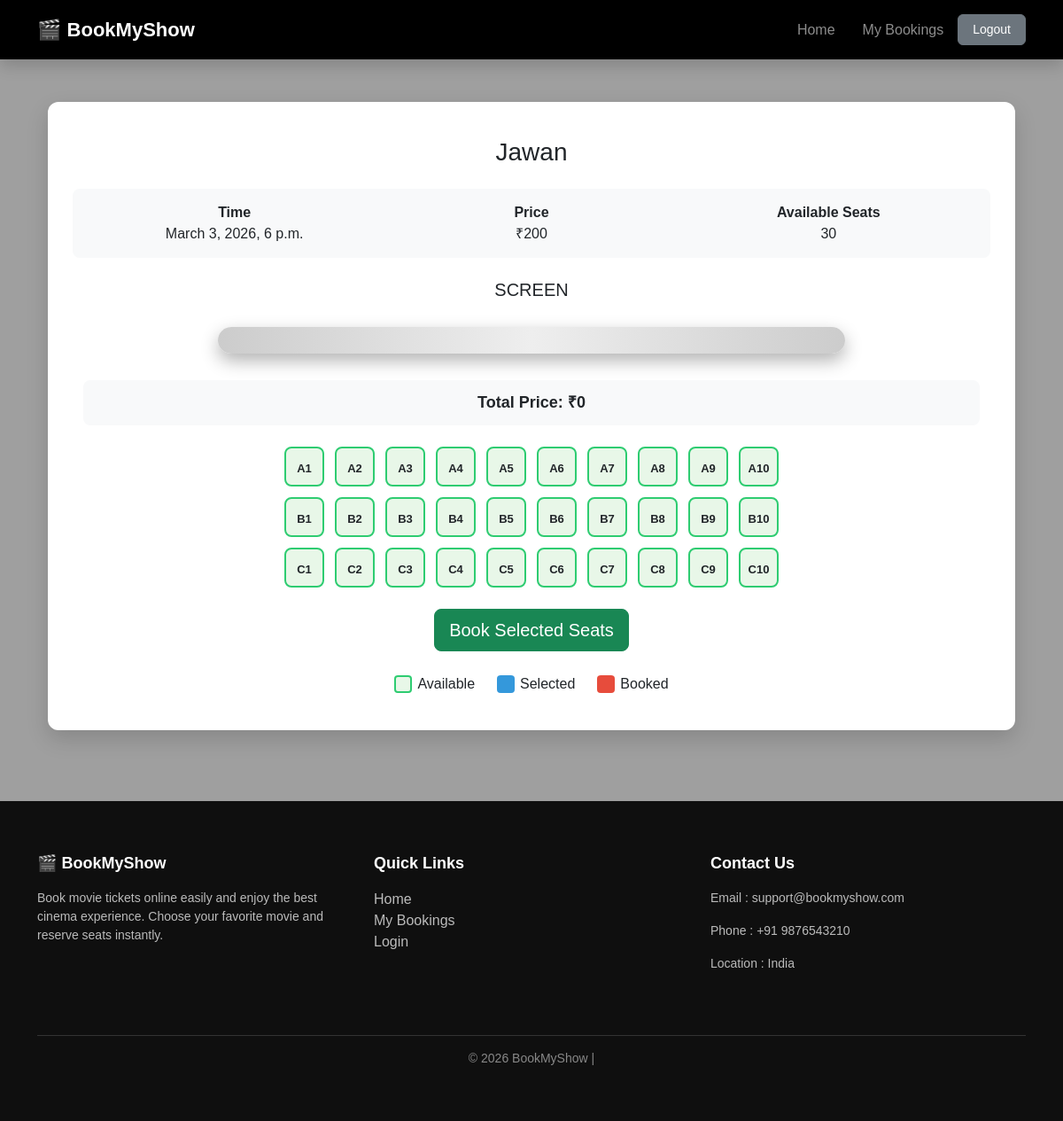
Page /show/9/ (signed in) on the committed database.
### myapp/models.py (models this page shows, shortened)
class Show(models.Model):
    movie = models.ForeignKey(Movie, on_delete=models.CASCADE)
    show_time = models.DateTimeField()
    price = models.IntegerField( )
    total_seats = models.IntegerField()

class Movie(models.Model):
    title = models.CharField(max_length=200)
    description = models.TextField()
    duration = models.IntegerField()
    release_date = models.DateField()
    image = models.ImageField(upload_to='movies/', null=True, blank=True)

class Seat(models.Model):
    show = models.ForeignKey(Show, on_delete=models.CASCADE)
    seat_number = models.CharField(max_length=10)
    is_booked = models.BooleanField(default=False)

### myapp/views.py (the view, shortened to what this page needs)
# urls.py: path('show/<int:show_id>/', views.show_detail, name='show_detail'),
@login_required(login_url="login")
def show_detail(request, show_id):
    show = get_object_or_404(Show, id=show_id)
    available_seats = Seat.objects.filter(show=show, is_booked=False).count()
    seats = Seat.objects.filter(show=show)
    return render(request, "myapp/show_detail.html", {
        "show": show,
        "available_seats": available_seats,
        "seats": seats
    })

### myapp/templates/myapp/show_detail.html (shortened to what this page needs)
{% extends 'myapp/base.html' %}
{% block content %}
<div class="container mt-5 mb-5">
<div class="theatre-box">
<h3 class="text-center mb-4">{{ show.movie.title }}</h3>
<div class="row text-center movie-info">
<div class="col-md-4">
<strong>Time</strong><br>
{{ show.show_time }}
</div>
<div class="col-md-4">
<strong>Price</strong><br>
₹{{ show.price }}
</div>
<div class="col-md-4">
<strong>Available Seats</strong><br>
{{ available_seats }}
</div>
</div>
<h5 class="text-center mt-4">SCREEN</h5>
<div class="screen"></div>
<div class="text-center mt-3 price-box">
Total Price: ₹<span id="total-price">0</span>
</div>
<form method="POST">
<div class="seat-layout mt-4">
{% for seat in seats %}
{% if seat.is_booked %}
<div class="seat booked">
{{ seat.seat_number }}
</div>
{% else %}
<label>
<div class="seat available">
{{ seat.seat_number }}
</div>
</label>
{% endif %}
{% endfor %}
</div>
<div class="text-center mt-4">
<button type="submit" class="btn btn-success btn-lg">
Book Selected Seats
</button>
</div>
</form>
<div class="legend">
<span>
<div class="legend-box" style="background:#e8f7e8;border:2px solid #2ecc71;"></div>
Available
</span>
<span>
<div class="legend-box" style="background:#3498db;"></div>
Selected
</span>
<span>
<div class="legend-box" style="background:#e74c3c;"></div>
Booked
</span>
</div>
</div>
</div>
{% endblock %}

### myapp/templates/myapp/base.html (style rules this page uses)
body { background:#f5f5f5; font-family:Arial, Helvetica, sans-serif; }

### myapp/templates/myapp/show_detail.html (style rules this page uses)
body { margin:0; min-height:100vh; position:relative; }
body::before { content:""; position:fixed; top:0; left:0; width:100%; height:100%; background:url("https://images.unsplash.com/photo-1524985069026-dd778a71c7b4") center/cover no-repeat; filter:blur(6px); transform:scale(1.05); z-index:-2; }
body::after { content:""; position:fixed; top:0; left:0; width:100%; height:100%; background:rgba(0,0,0,0.35); z-index:-1; }
.theatre-box { background:white; padding:40px; border-radius:12px; box-shadow:0 10px 25px rgba(0,0,0,0.15); }
.movie-info { background:#f8f9fa; padding:15px; border-radius:8px; margin-bottom:20px; }
.screen { width:70%; height:30px; background:linear-gradient(to right,#ccc,#eee,#ccc); margin:30px auto; border-radius:20px; box-shadow:0 8px 20px rgba(0,0,0,0.3); }
.seat-layout { display:grid; grid-template-columns:repeat(10,45px); gap:12px; justify-content:center; margin-top:30px; }
.seat { width:45px; height:45px; line-height:45px; text-align:center; border-radius:8px; font-size:13px; font-weight:bold; transition:0.2s; }
.available { background:#e8f7e8; border:2px solid #2ecc71; cursor:pointer; }
.price-box { background:#f8f9fa; padding:12px; border-radius:8px; font-weight:bold; font-size:18px; }
.legend { margin-top:25px; display:flex; justify-content:center; gap:25px; }
.legend span { display:flex; align-items:center; gap:6px; }
.legend-box { width:20px; height:20px; border-radius:4px; }

### rows in the picture
Show: movie "Jawan", show_time "March 3, 2026, 6 p.m.", price "200"
Seat: seat_number "A1"
Seat: seat_number "A2"
Seat: seat_number "A3"
Seat: seat_number "A4"
Seat: seat_number "A5"
Seat: seat_number "A6"
Seat: seat_number "A7"
Seat: seat_number "A8"
Seat: seat_number "A9"
Seat: seat_number "A10"
Seat: seat_number "B1"
Seat: seat_number "B2"
Seat: seat_number "B3"
Seat: seat_number "B4"
Seat: seat_number "B5"
Seat: seat_number "B6"
Seat: seat_number "B7"
Seat: seat_number "B8"
Seat: seat_number "B9"
Seat: seat_number "B10"
Seat: seat_number "C1"
Seat: seat_number "C2"
Seat: seat_number "C3"
Seat: seat_number "C4"
Seat: seat_number "C5"
Seat: seat_number "C6"
Seat: seat_number "C7"
Seat: seat_number "C8"
Seat: seat_number "C9"
Seat: seat_number "C10"

### other values in the picture
{{ available_seats }} "30"
